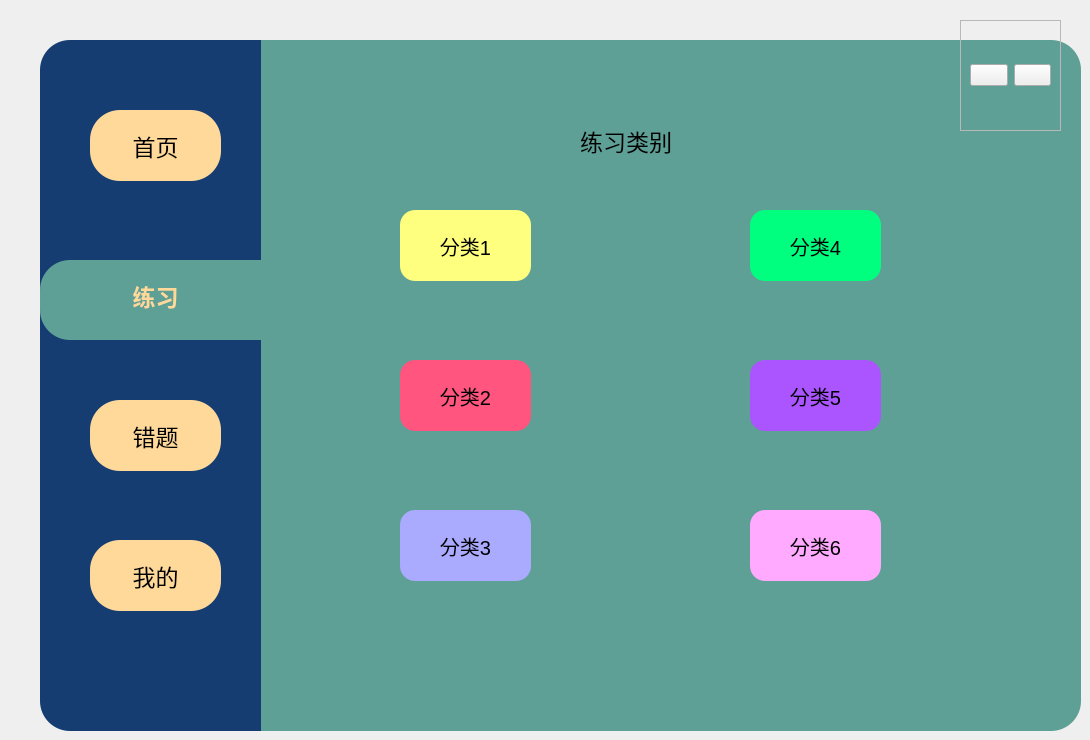
   <widget class="QWidget" name="page_2">
    <widget class="QFrame" name="frame_9">
     <property name="geometry">
      <rect>
       <x>40</x>
       <y>40</y>
       <width>221</width>
       <height>691</height>
      </rect>
     </property>
     <property name="styleSheet">
      <string notr="true">QFrame{
	background-color: rgb(21,61,114);
	border-top-left-radius:30px;
	border-bottom-left-radius:30px;
}</string>
     </property>
     <property name="frameShape">
      <enum>QFrame::StyledPanel</enum>
     </property>
     <property name="frameShadow">
      <enum>QFrame::Raised</enum>
     </property>
     <widget class="QPushButton" name="Bt_wrong_1">
      <property name="geometry">
       <rect>
        <x>50</x>
        <y>360</y>
        <width>131</width>
        <height>71</height>
       </rect>
      </property>
      <property name="font">
       <font>
        <pointsize>17</pointsize>
        <weight>50</weight>
        <bold>false</bold>
       </font>
      </property>
      <property name="styleSheet">
       <string notr="true">QPushButton{
	background-color: rgb(255, 217, 154);
	color: rgb(0, 0, 0);
	border-radius:30px

}
QPushButton:pressed{
	padding-left:5px;
	padding-top:5px;
}</string>
      </property>
      <property name="text">
       <string>错题</string>
      </property>
     </widget>
     <widget class="QPushButton" name="Bt_setting_1">
      <property name="geometry">
       <rect>
        <x>50</x>
        <y>500</y>
        <width>131</width>
        <height>71</height>
       </rect>
      </property>
      <property name="font">
       <font>
        <pointsize>17</pointsize>
        <weight>50</weight>
        <bold>false</bold>
       </font>
      </property>
      <property name="styleSheet">
       <string notr="true">QPushButton{
	background-color: rgb(255, 217, 154);
	color: rgb(0, 0, 0);
	border-radius:30px

}
QPushButton:pressed{
	padding-left:5px;
	padding-top:5px;
}</string>
      </property>
      <property name="text">
       <string>我的</string>
      </property>
     </widget>
     <widget class="QFrame" name="frame_10">
      <property name="geometry">
       <rect>
        <x>0</x>
        <y>220</y>
        <width>221</width>
        <height>80</height>
       </rect>
      </property>
      <property name="styleSheet">
       <string notr="true">background-color: rgb(94,159,150);
border-top-left-radius:30px;
border-bottom-left-radius:30px</string>
      </property>
      <property name="frameShape">
       <enum>QFrame::StyledPanel</enum>
      </property>
      <property name="frameShadow">
       <enum>QFrame::Raised</enum>
      </property>
      <widget class="QPushButton" name="Bt_exercise_1">
       <property name="geometry">
        <rect>
         <x>50</x>
         <y>0</y>
         <width>131</width>
         <height>71</height>
        </rect>
       </property>
       <property name="font">
        <font>
         <pointsize>17</pointsize>
         <weight>75</weight>
         <bold>true</bold>
         <underline>false</underline>
         <strikeout>false</strikeout>
        </font>
       </property>
       <property name="styleSheet">
        <string notr="true">color:rgb(255,217,154)</string>
       </property>
       <property name="text">
        <string>练习</string>
       </property>
      </widget>
     </widget>
     <widget class="QPushButton" name="Bt_main_1">
      <property name="geometry">
       <rect>
        <x>50</x>
        <y>70</y>
        <width>131</width>
        <height>71</height>
       </rect>
      </property>
      <property name="font">
       <font>
        <pointsize>17</pointsize>
        <weight>50</weight>
        <bold>false</bold>
       </font>
      </property>
      <property name="styleSheet">
       <string notr="true">QPushButton{
	background-color: rgb(255, 217, 154);
	color: rgb(0, 0, 0);
	border-radius:30px

}
QPushButton:pressed{
	padding-left:5px;
	padding-top:5px;
}</string>
      </property>
      <property name="text">
       <string>首页</string>
      </property>
     </widget>
     <zorder>frame_10</zorder>
     <zorder>Bt_wrong_1</zorder>
     <zorder>Bt_setting_1</zorder>
     <zorder>Bt_main_1</zorder>
    </widget>
    <widget class="QFrame" name="frame_7">
     <property name="geometry">
      <rect>
       <x>960</x>
       <y>20</y>
       <width>101</width>
       <height>111</height>
      </rect>
     </property>
     <property name="frameShape">
      <enum>QFrame::StyledPanel</enum>
     </property>
     <property name="frameShadow">
      <enum>QFrame::Raised</enum>
     </property>
     <layout class="QHBoxLayout" name="horizontalLayout_3">
      <item>
       <widget class="QPushButton" name="pushButton_6">
        <property name="styleSheet">
         <string notr="true">
QPushButton{
	border-image: url(:/icon/res/icon/最小化.png);
	

}
QPushButton:pressed{
	padding-left:5px;
	padding-top:5px;
}</string>
        </property>
        <property name="text">
         <string/>
        </property>
        <property name="icon">
         <iconset resource="resource.qrc">
          <normaloff>:/icon/res/icon/最小化.png</normaloff>:/icon/res/icon/最小化.png</iconset>
        </property>
       </widget>
      </item>
      <item>
       <widget class="QPushButton" name="pushButton_7">
        <property name="styleSheet">
         <string notr="true">

QPushButton{
	border-image: url(:/icon/res/icon/关闭.png);
	

}
QPushButton:pressed{
	padding-left:5px;
	padding-top:5px;
}</string>
        </property>
        <property name="text">
         <string/>
        </property>
       </widget>
      </item>
     </layout>
    </widget>
    <widget class="QStackedWidget" name="stackedWidget_3">
     <property name="geometry">
      <rect>
       <x>280</x>
       <y>90</y>
       <width>741</width>
       <height>611</height>
      </rect>
     </property>
     <property name="styleSheet">
      <string notr="true">background-color: rgb(94,159,150);</string>
     </property>
     <property name="currentIndex">
      <number>0</number>
     </property>
     <widget class="QWidget" name="page_6">
      <widget class="QPushButton" name="ex_class5_2">
       <property name="geometry">
        <rect>
         <x>470</x>
         <y>270</y>
         <width>131</width>
         <height>71</height>
        </rect>
       </property>
       <property name="font">
        <font>
         <pointsize>15</pointsize>
        </font>
       </property>
       <property name="styleSheet">
        <string notr="true">

QPushButton{
	background-color:rgb(170, 85, 255);
	border-radius:15px

}
QPushButton:pressed{
	padding-left:5px;
	padding-top:5px;
}</string>
       </property>
       <property name="text">
        <string>分类5</string>
       </property>
      </widget>
      <widget class="QPushButton" name="ex_class3_2">
       <property name="geometry">
        <rect>
         <x>120</x>
         <y>420</y>
         <width>131</width>
         <height>71</height>
        </rect>
       </property>
       <property name="font">
        <font>
         <pointsize>15</pointsize>
        </font>
       </property>
       <property name="styleSheet">
        <string notr="true">


QPushButton{
	background-color: rgb(170, 170, 255);
	border-radius:15px

}
QPushButton:pressed{
	padding-left:5px;
	padding-top:5px;
}</string>
       </property>
       <property name="text">
        <string>分类3</string>
       </property>
      </widget>
      <widget class="QPushButton" name="ex_class2_2">
       <property name="geometry">
        <rect>
         <x>120</x>
         <y>270</y>
         <width>131</width>
         <height>71</height>
        </rect>
       </property>
       <property name="font">
        <font>
         <pointsize>15</pointsize>
        </font>
       </property>
       <property name="autoFillBackground">
        <bool>false</bool>
       </property>
       <property name="styleSheet">
        <string notr="true">QPushButton{
	background-color: rgb(255, 85, 127);
	border-radius:15px

}
QPushButton:pressed{
	padding-left:5px;
	padding-top:5px;
}</string>
       </property>
       <property name="text">
        <string>分类2</string>
       </property>
      </widget>
      <widget class="QPushButton" name="ex_class6_2">
       <property name="geometry">
        <rect>
         <x>470</x>
         <y>420</y>
         <width>131</width>
         <height>71</height>
        </rect>
       </property>
       <property name="font">
        <font>
         <pointsize>15</pointsize>
        </font>
       </property>
       <property name="styleSheet">
        <string notr="true">


QPushButton{
	background-color: rgb(255, 170, 255);
	border-radius:15px

}
QPushButton:pressed{
	padding-left:5px;
	padding-top:5px;
}</string>
       </property>
       <property name="text">
        <string>分类6</string>
       </property>
      </widget>
      <widget class="QLabel" name="exercise_class_2">
       <property name="geometry">
        <rect>
         <x>300</x>
         <y>20</y>
         <width>121</width>
         <height>61</height>
        </rect>
       </property>
       <property name="font">
        <font>
         <pointsize>17</pointsize>
        </font>
       </property>
       <property name="styleSheet">
        <string notr="true"/>
       </property>
       <property name="text">
        <string>练习类别</string>
       </property>
      </widget>
      <widget class="QPushButton" name="ex_class4_2">
       <property name="geometry">
        <rect>
         <x>470</x>
         <y>120</y>
         <width>131</width>
         <height>71</height>
        </rect>
       </property>
       <property name="font">
        <font>
         <pointsize>15</pointsize>
        </font>
       </property>
       <property name="styleSheet">
        <string notr="true">
QPushButton{
	background-color: rgb(0, 255, 127);
	border-radius:15px

}
QPushButton:pressed{
	padding-left:5px;
	padding-top:5px;
}</string>
       </property>
       <property name="text">
        <string>分类4</string>
       </property>
      </widget>
      <widget class="QPushButton" name="ex_class1_2">
       <property name="geometry">
        <rect>
         <x>120</x>
         <y>120</y>
         <width>131</width>
         <height>71</height>
        </rect>
       </property>
       <property name="font">
        <font>
         <pointsize>15</pointsize>
        </font>
       </property>
       <property name="styleSheet">
        <string notr="true">
QPushButton{
	background-color: rgb(255, 255, 127);
	border-radius:15px

}
QPushButton:pressed{
	padding-left:5px;
	padding-top:5px;
}</string>
       </property>
       <property name="text">
        <string>分类1</string>
       </property>
      </widget>
     </widget>
     <widget class="QWidget" name="page_7"/>
    </widget>
    <widget class="QLabel" name="label_drag_2">
     <property name="geometry">
      <rect>
       <x>260</x>
       <y>40</y>
       <width>821</width>
       <height>691</height>
      </rect>
     </property>
     <property name="styleSheet">
      <string notr="true">QFrame{
	background-color: rgb(94,159,150);
	border-top-right-radius:30px;
	border-bottom-right-radius:30px;
}</string>
     </property>
     <property name="text">
      <string/>
     </property>
    </widget>
    <zorder>label_drag_2</zorder>
    <zorder>stackedWidget_3</zorder>
    <zorder>frame_7</zorder>
    <zorder>frame_9</zorder>
   </widget>
